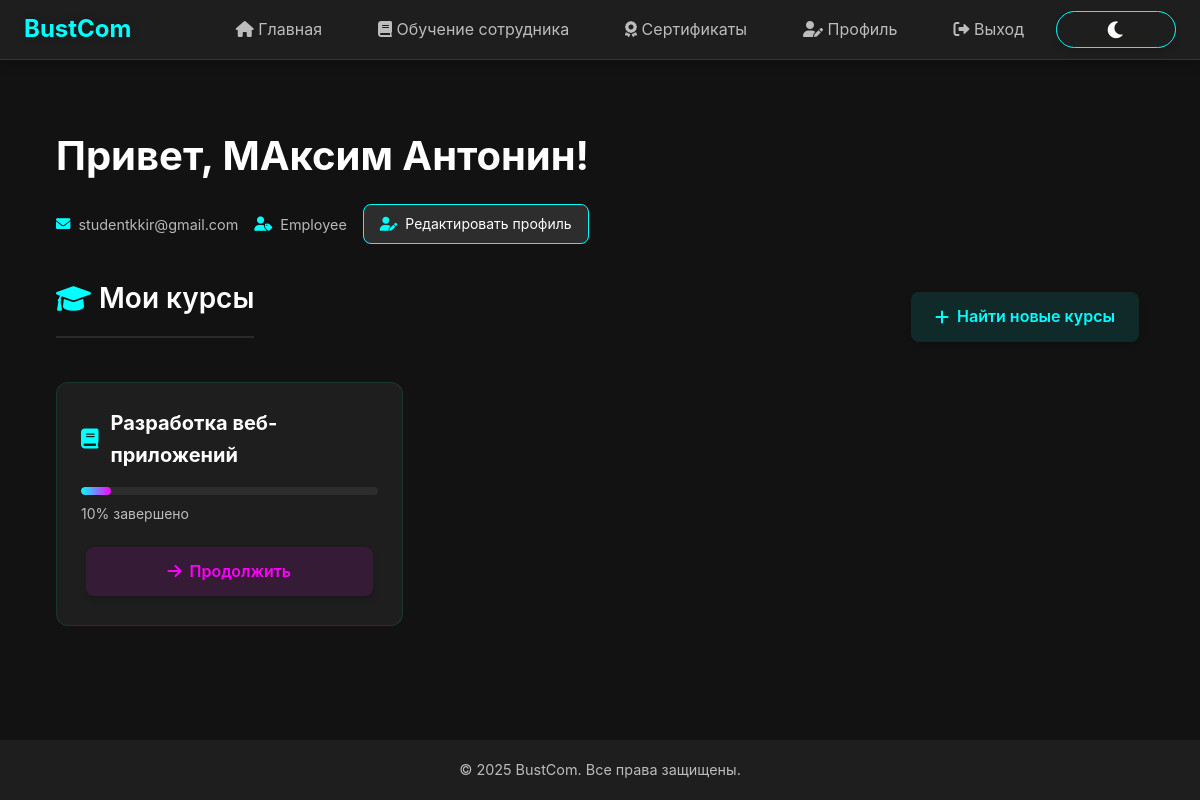
The page /profile/ (signed in) on the database its author committed.
### bustComProj/models.py (models this page shows, shortened)
class User(AbstractUser):
    ROLE_CHOICES = [
        ('admin', 'Администратор'),
        ('hr', 'HR-менеджер'),
        ('teacher', 'Преподаватель'),
        ('training_manager', 'Менеджер по обучению'),
        ('employee', 'Сотрудник')
    ]
    email = models.EmailField(unique=True)
    role = models.CharField(max_length=20, choices=ROLE_CHOICES, default='employee')
    is_blocked = models.BooleanField(default=False, verbose_name='Заблокирован')
    objects = UserManager()
    groups = models.ManyToManyField(
        'auth.Group',
        related_name="bustcomproj_user_groups",
        blank=True
    )
    user_permissions = models.ManyToManyField(
        'auth.Permission',
        related_name="bustcomproj_user_permissions",
        blank=True
    )
    class Meta:
        verbose_name = 'Пользователь'
        verbose_name_plural = 'Пользователи'

class Profile(models.Model):
    ROLE_CHOICES = [
    ('admin', 'Администратор'),
    ('hr', 'HR-менеджер'),
    ('teacher', 'Преподаватель'),
    ('training_manager', 'Менеджер по обучению'),
    ('employee', 'Сотрудник')
]
    user = models.OneToOneField(settings.AUTH_USER_MODEL, on_delete=models.CASCADE, related_name='profile')
    role = models.CharField(max_length=20, choices=ROLE_CHOICES, default='employee')
    phone = models.CharField(max_length=20, blank=True, null=True)
    company = models.CharField(max_length=100, blank=True, null=True)
    has_seen_guide = models.BooleanField(default=False, verbose_name='Просмотрено руководство')
    class Meta:
        verbose_name = 'Профиль'
        verbose_name_plural = 'Профили'

class Course(models.Model):
    LEVEL_CHOICES = [
        ('beginner', 'Начальный'),
        ('intermediate', 'Средний'),
        ('advanced', 'Продвинутый')
    ]
    title = models.CharField(max_length=100)
    description = models.TextField()
    duration = models.IntegerField(help_text='Продолжительность в часах')
    level = models.CharField(max_length=20, choices=LEVEL_CHOICES, default='beginner')
    teacher = models.ForeignKey(User, on_delete=models.CASCADE, related_name='courses')
    created_at = models.DateTimeField(auto_now_add=True)
    updated_at = models.DateTimeField(auto_now=True)
    class Meta:
        verbose_name = 'Курс'
        verbose_name_plural = 'Курсы'

### bustComProj/views.py (the view)
# urls.py: path('profile/', profile, name='profile'),
@login_required
def profile(request):
    user = request.user
    enrollments = Enrollment.objects.filter(user=user).select_related('course')
    progress_data = []
    for enrollment in enrollments:
        course = enrollment.course
        total_lectures = Lecture.objects.filter(course=course).count()
        completed_lectures = CompletedLecture.objects.filter(user=user, lecture__course=course).count()
        progress = int((completed_lectures / total_lectures) * 100) if total_lectures > 0 else 0
        progress_data.append({
            'course': course.title,
            'course_id': course.id,
            'progress': progress,
            'total_lectures': total_lectures,
            'completed_lectures': completed_lectures
        })
    return render(request, 'bustComProj/profile.html', {
        'progress_data': progress_data
    })

### bustComProj/templates/bustComProj/profile.html (shortened to what this page needs)
{% extends 'bustComProj/base.html' %}
{% load static %}
{% block content %}
<div class="profile-container">
    <div class="profile-header">
        <h1 class="welcome-title">Привет, {{ user.get_full_name|default:user.username }}!</h1>
        <div class="profile-info">
            <div class="info-item">
                <i class="fas fa-envelope"></i>
                <span>{{ user.email }}</span>
            </div>
            <div class="info-item">
                <i class="fas fa-user-tag"></i>
                <span>{{ user.profile.role|title }}</span>
            </div>
            <a href="{% url 'edit_profile' %}" class="btn-edit-profile">
                <i class="fas fa-user-edit"></i>
                <span>Редактировать профиль</span>
            </a>
        </div>
    </div>
    <div class="courses-section">
        <div class="section-header">
            <h2 class="section-title">
                <i class="fas fa-graduation-cap"></i>
                Мои курсы
            </h2>
            <a href="{% url 'courses_list' %}" class="btn-action btn-primary">
                <i class="fas fa-plus"></i>
                <span>Найти новые курсы</span>
            </a>
        </div>
        {% if progress_data %}
            <div class="courses-grid">
                {% for item in progress_data %}
                    <div class="course-card">
                        <div class="course-header">
                            <i class="fas fa-book"></i>
                            <h3>{{ item.course }}</h3>
                        </div>
                        <div class="progress-container">
                            <div class="progress-bar">
                                <div class="progress" style="width: {{ item.progress }}%"></div>
                            </div>
                            <span class="progress-text">{{ item.progress }}% завершено</span>
                        </div>
                        <a href="{% url 'course_detail' item.course_id %}" class="btn-action btn-continue">
                            <i class="fas fa-arrow-right"></i>
                            <span>Продолжить</span>
                        </a>
                    </div>
                {% endfor %}
            </div>
        {% endif %}
    </div>
</div>
{% endblock %}

### bustComProj/static/css/enhanced.css (style rules this page uses)
.btn, button, input[type="submit"], input[type="button"], .btn-primary, .btn-secondary, .btn-success, .btn-danger, .btn-info, .btn-warning, .btn-outline-primary, .btn-outline-secondary, .btn-outline-success, .btn-outline-danger, .btn-outline-info, .btn-outline-warning, a.btn, a.btn-action, a.btn-outline { display: inline-flex; align-items: center; justify-content: center; gap: 8px; padding: 12px 24px; border-radius: 8px; font-size: 1rem; font-weight: 600; text-decoration: none; cursor: pointer; transition: all 0.3s ease; box-shadow: 0 4px 6px rgba(0, 0, 0, 0.15); border: none; text-align: center; margin: 5px; min-width: 120px; position: relative; overflow: hidden; }
.btn-primary, .btn-action, input[type="submit"] { background: linear-gradient(135deg, #5e72e4, #335eea); color: white; }
.section-title { font-size: 1.75rem; margin-bottom: 20px; padding-bottom: 15px; border-bottom: 2px solid rgba(255, 255, 255, 0.1); color: var(--text-primary); font-weight: 600; }
:root { --primary-color: #ff00ff; --secondary-color: #00ffcc; --accent-color: #ff3366; --background-dark: #1a1a1a; --background-light: #2a2a2a; --text-primary: #ffffff; --text-secondary: #e0e0e0; --success-color: #00ff88; --danger-color: #ff3366; --warning-color: #ffcc00; --border-radius: 15px; --transition-speed: 0.3s; }

### bustComProj/static/css/theme.css (style rules this page uses)
:root[data-theme="dark"] { --primary-color: #00ffff; --primary-dark: #00cccc; --primary-light: #80ffff; --secondary-color: #ff00ff; --secondary-dark: #cc00cc; --secondary-light: #ff80ff; --background-dark: #121212; --background-light: #1e1e1e; --background-lighter: #2d2d2d; --text-primary: #ffffff; --text-secondary: rgba(255, 255, 255, 0.7); --text-tertiary: rgba(255, 255, 255, 0.5); }

### bustComProj/templates/bustComProj/base.html (style rules this page uses)
:root { --primary-color: #00ffff; --primary-dark: #00cccc; --primary-light: #80ffff; --secondary-color: #ff00ff; --secondary-dark: #cc00cc; --secondary-light: #ff80ff; --background-dark: #121212; --background-light: #1e1e1e; --background-lighter: #2d2d2d; --text-primary: #ffffff; --text-secondary: rgba(255, 255, 255, 0.7); --text-tertiary: rgba(255, 255, 255, 0.5); --danger-color: #ff4444; --danger-dark: #cc0000; --success-color: #00ff00; --success-dark: #00cc00; --spacing-xs: 0.5rem; --spacing-sm: 1rem; --spacing-md: 1.5rem; --spacing-lg: 2rem; --spacing-xl: 3rem; --border-radius: 12px; --border-radius-sm: 8px; --max-width: 1200px; --header-height: 60px; --footer-height: 60px; --transition-fast: 0.2s ease; --transition-normal: 0.3s ease; --shadow-sm: 0 2px 4px rgba(0, 0, 0, 0.2); --shadow-md: 0 4px 6px rgba(0, 0, 0, 0.3); --shadow-lg: 0 8px 16px rgba(0, 0, 0, 0.4); }
* { margin: 0; padding: 0; box-sizing: border-box; -webkit-tap-highlight-color: transparent; }
body { font-family: -apple-system, BlinkMacSystemFont, 'Segoe UI', Roboto, Oxygen, Ubuntu, Cantarell, 'Open Sans', 'Helvetica Neue', sans-serif; background-color: var(--background-dark); color: var(--text-primary); line-height: 1.6; overflow-x: hidden; }
a { color: var(--primary-color); text-decoration: none; transition: all var(--transition-normal); position: relative; }
a:not(.btn):after { content: ''; position: absolute; width: 100%; height: 2px; bottom: -2px; left: 0; background: linear-gradient(90deg, var(--primary-color), var(--secondary-color)); transform: scaleX(0); transform-origin: right; transition: transform var(--transition-normal); }

### rows shown on the page
User: get_full_name "МАксим Антонин", email "studentkkir@gmail.com", profile.role "Employee"
Course: course "Разработка веб-приложений"

### other values the page prints
{{ item.progress }} "10"
